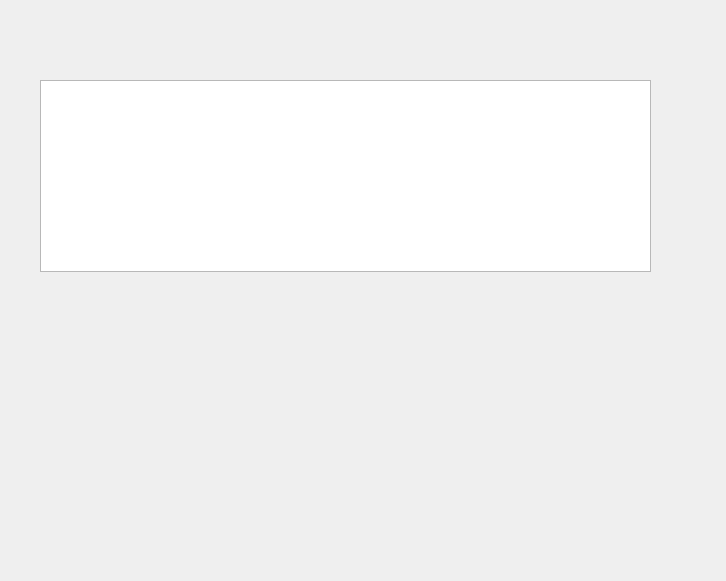
<?xml version="1.0" encoding="UTF-8"?>
<ui version="4.0">
 <class>MainWindow</class>
 <widget class="QMainWindow" name="MainWindow">
  <property name="geometry">
   <rect>
    <x>0</x>
    <y>0</y>
    <width>726</width>
    <height>581</height>
   </rect>
  </property>
  <property name="windowTitle">
   <string>Gestione protocolli annullati</string>
  </property>
  <widget class="QWidget" name="centralwidget">
   <widget class="QTableView" name="annullati">
    <property name="geometry">
     <rect>
      <x>40</x>
      <y>80</y>
      <width>611</width>
      <height>192</height>
     </rect>
    </property>
   </widget>
  </widget>
 </widget>
 <resources/>
 <connections/>
</ui>
